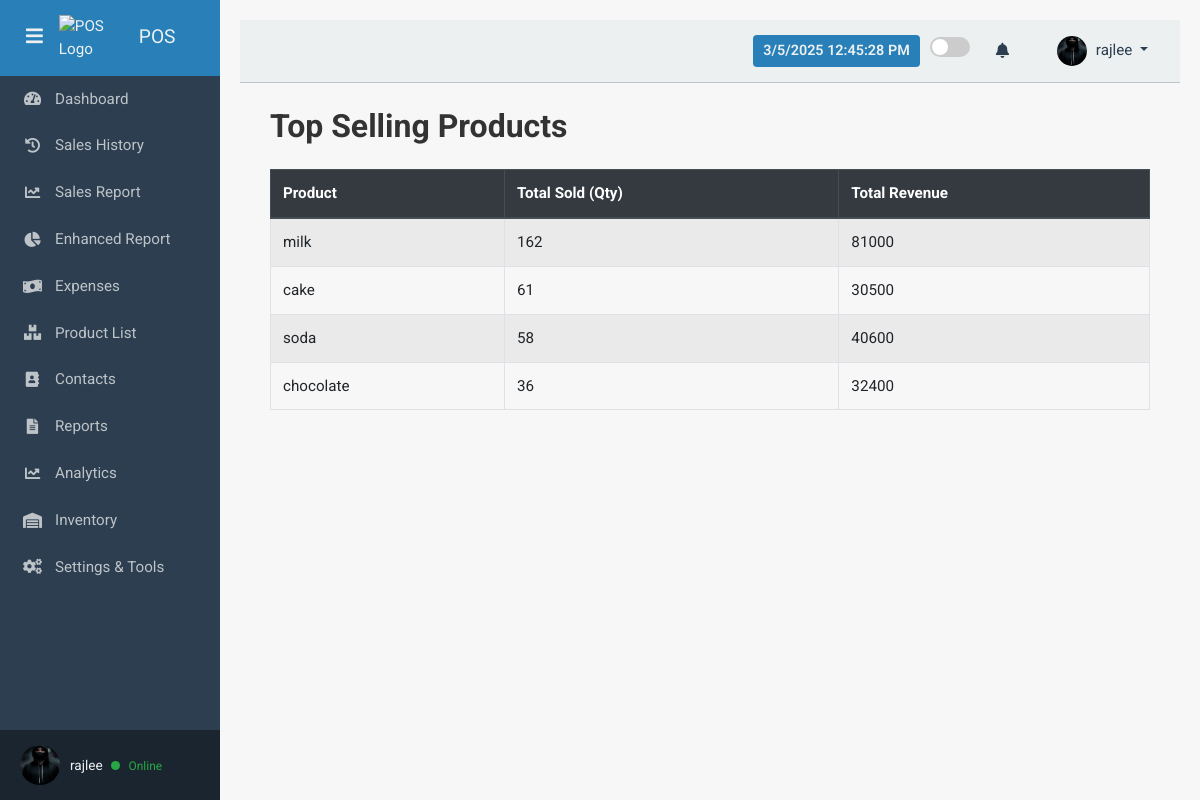
Before: /top_selling_products/ (signed in) with the older database file.
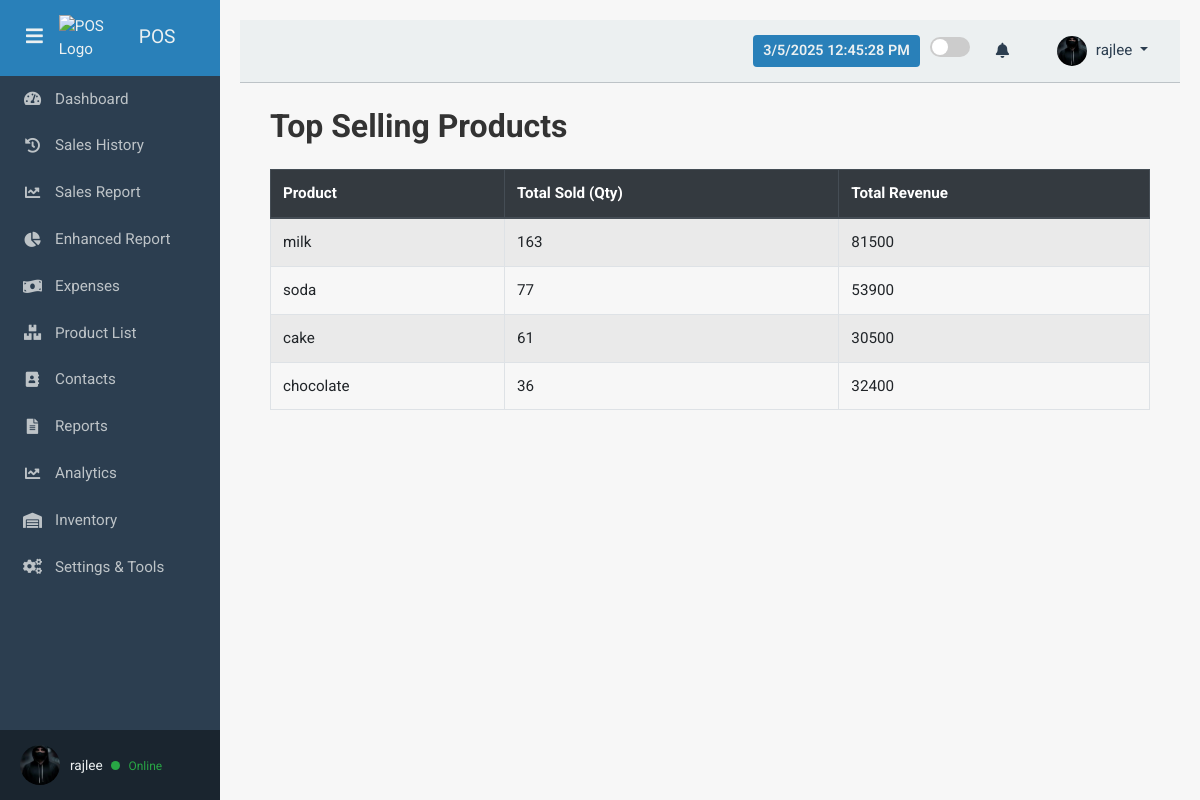
After: the same page with the newer database file.
### pos/models.py (models this page shows, shortened)
class Product(models.Model):
    name = models.CharField(max_length=255)
    category = models.ForeignKey(
        Category, on_delete=models.SET_NULL, null=True, blank=True
    )
    description = models.TextField(blank=True)
    price = models.DecimalField(max_digits=10, decimal_places=2)
    image = models.ImageField(upload_to='products/', blank=True, null=True)
    stock = models.PositiveIntegerField(default=0)
    barcode = models.CharField(max_length=50, unique=True, blank=True)
    supplier = models.ForeignKey(
        Supplier, on_delete=models.SET_NULL, null=True, blank=True
    )
    expiration_date = models.DateField(null=True, blank=True)
    reorder_level = models.IntegerField(default=10)  # Low stock alert

### pos/views.py (the view)
# urls.py: path('top_selling_products/', views.top_selling_products, name='top_selling_products'),
@login_required
def top_selling_products(request):
    top_products = (
        SaleItem.objects
        .values('product__name')
        .annotate(
            total_quantity=Sum('quantity'),
            total_revenue=Sum('total_price')
        )
        .order_by('-total_quantity')[:10]  # Top 10, adjust as needed
    )
    context = {
        'top_products': top_products
    }
    return render(request, 'pos/top_selling_products.html', context)

### pos/context_processors.py (called while the page is built)
def notifications_context(request):
    if request.user.is_authenticated:
        unread_notifications = Notification.objects.filter(
            user=request.user,
            is_read=False
        ).order_by('-created_at')
        return {
            'unread_notifications': unread_notifications,
            'unread_count': unread_notifications.count(),
        }
    return {}

### pos/templates/pos/top_selling_products.html
{% extends 'base.html' %}
{% load static %}
{% block content %}
<div class="container-fluid">
  <h2 class="mb-4">Top Selling Products</h2>
  <div class="table-responsive">
    <table class="table table-striped table-bordered">
      <thead class="thead-dark">
        <tr>
          <th>Product</th>
          <th>Total Sold (Qty)</th>
          <th>Total Revenue</th>
        </tr>
      </thead>
      <tbody>
        {% for item in top_products %}
        <tr>
          <td>{{ item.product__name }}</td>
          <td>{{ item.total_quantity }}</td>
          <td>{{ item.total_revenue }}</td>
        </tr>
        {% endfor %}
      </tbody>
    </table>
  </div>
</div>
{% endblock %}

Changed rows visible on the page:
changed Product "milk": total_quantity "162" → "163"; total_revenue "81000" → "81500"
changed Product "soda": total_quantity "58" → "77"; total_revenue "40600" → "53900"; moves up the list
